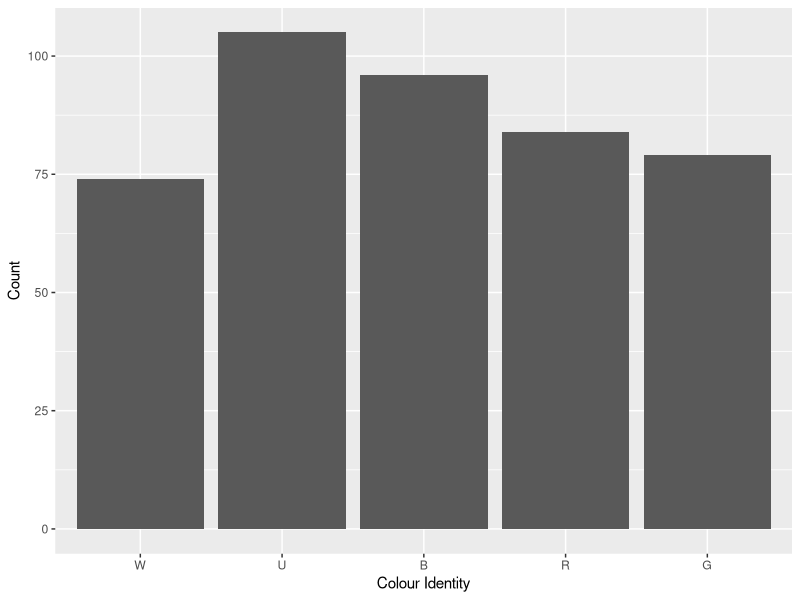
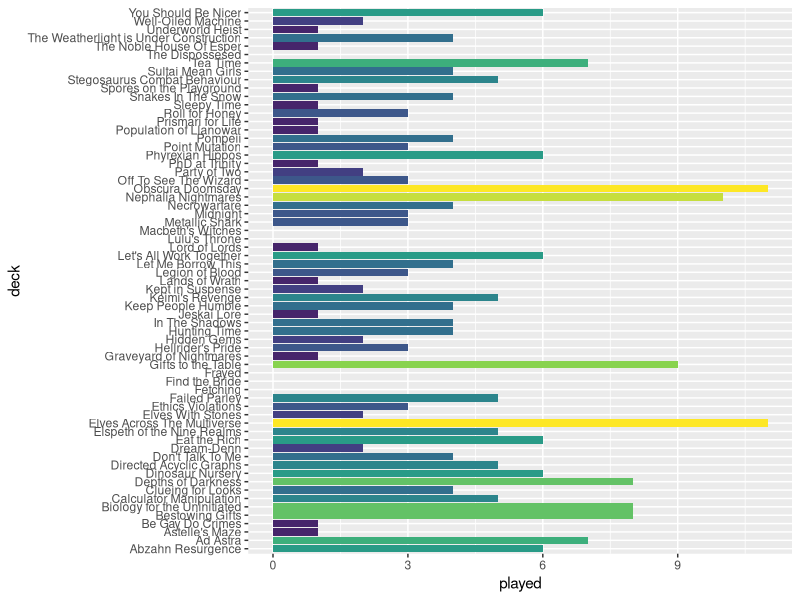
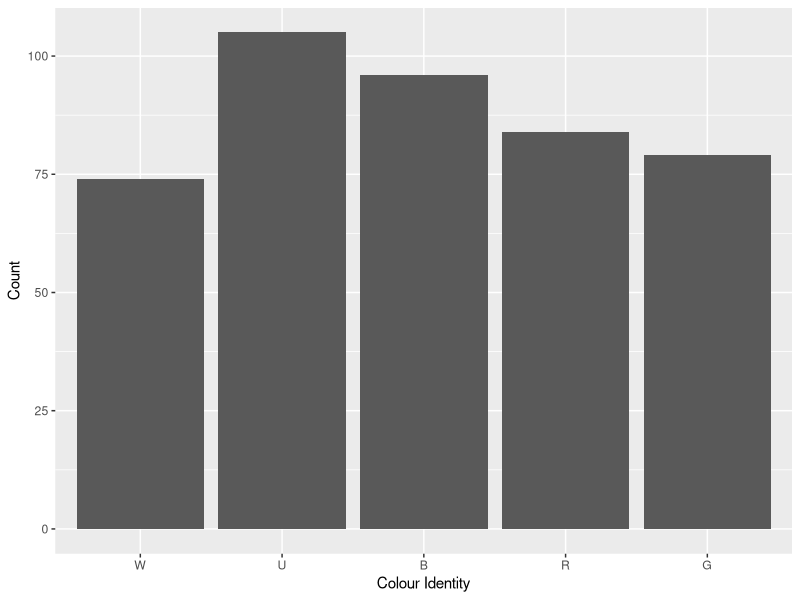
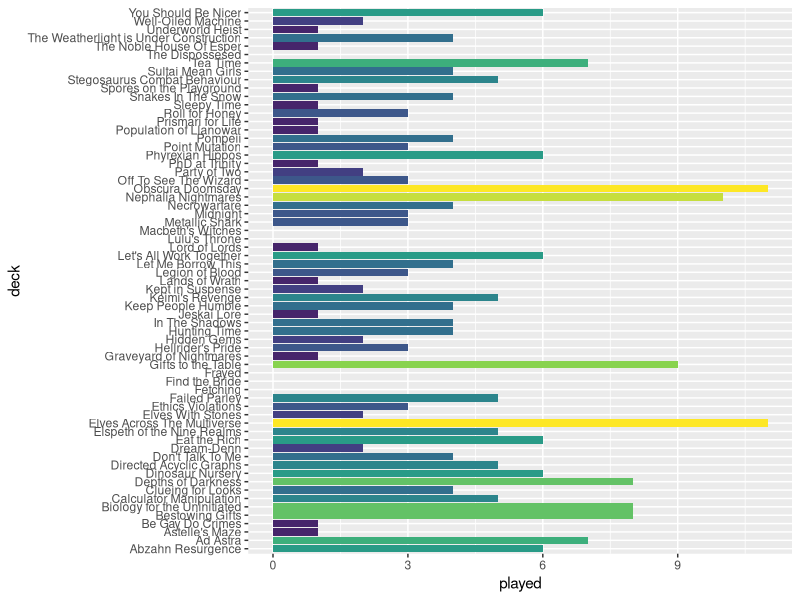

These charts were generated, in order, by the following R code:
library(forcats)
library(tidyverse)
library(viridis)

decks<-data.frame(structure(list(deck=character(),commander=character(),power=factor(),played=numeric(),priority=factor(),W=logical(),U=logical(),B=logical(),R=logical(),G=logical(),artist=character())))
decks<-decks%>%#priority 7: Tournament cEDH
  add_row(deck="Obscura Doomsday",commander="Toluz",power="10",played=11,priority="7",W=T,U=T,B=T,R=F,G=F,artist="Donato Giancola")%>% 
  add_row(deck="Sultai Mean Girls",commander="Sidisi",power="9",played=4,priority="7",W=F,U=T,B=T,R=F,G=T,artist="Karl Kopinski")%>%
  add_row(deck="The Weatherlight is Under Construction",commander="Jhoira",power="9",played=4,priority="7",W=F,U=T,B=F,R=T,G=F,artist="Lisa Heidhoff")%>%
  add_row(deck="Underworld Heist",commander="Cormela",power="9",played=1,priority="7",W=F,U=T,B=T,R=T,G=F,artist="Bram Sels")%>%# priority 6: LGS high power 
  add_row(deck="Depths of Darkness",commander="Thrasios & Reyhan",power="7",played=8,priority="6",W=F,U=T,B=T,R=F,G=T,artist="Josu Hernaiz,Chris Rallis") %>%
  add_row(deck="Nephalia Nightmares",commander="Jeleva",power="7",played=10,priority="6",W=F,U=T,B=T,R=T,G=F,artist="Cynthia Sheppard")%>% 
  # priority 5: LGS low power 
  add_row(deck="Astelle's Maze",commander="Nine-Fingers Keene",power="5",played=1,priority="5",W=F,U=T,B=T,R=F,G=T,artist="Nils Hamm")%>%
  add_row(deck="Ethics Violations",commander="Volrath",power="6",played=3,priority="5",W=F,U=T,B=T,R=F,G=T,artist="Heonhwa Choe")%>%
  add_row(deck="Failed Parley",commander="Phabine",power="5",played=5,priority="5",W=F,U=T,B=T,R=F,G=T,artist="Ryan Pancoast")%>%
  add_row(deck="Gifts to the Table",commander="Parnesse",power="6",played=9,priority="2",W=F,U=T,B=T,R=T,G=F,artist="Svetlin Velinov")%>%
  add_row(deck="Graveyard of Nightmares",commander="Beamtown Bullies",power="5",played=1,priority="5",W=F,U=F,B=T,R=T,G=T,artist="Tyler Jacobson")%>%
  add_row(deck="Hellrider's Pride",commander="Zevlor",power="5",played=3,priority="5",W=F,U=T,B=T,R=T,G=F,artist="David Rapoza")%>%
  add_row(deck="Keep People Humble",commander="Ivy",power="5",played=4,priority="5",W=F,U=T,B=F,R=F,G=T,artist="Evyn Fong") %>% 
  add_row(deck="Let Me Borrow This",commander="Yasova",power="5",played=4,priority="5",W=F,U=T,B=T,R=T,G=F,artist="Winona Nelson")%>%
  add_row(deck="Let's All Work Together",commander="Sen Triplets",power="6",played=6,priority="5",W=T,U=T,B=T,R=F,G=F,artist="Greg Staples")%>%
  add_row(deck="Party of Two",commander="Minthara",power="5",played=2,priority="5",W=T,U=F,B=T,R=F,G=F,artist="Evyn Fong")%>%
  add_row(deck="Point Mutation",commander="Otrimi",power="5",played=3,priority="5",W=T,U=T,B=F,R=F,G=T,artist="Victor Adame Minguez") %>%
  # priority 4: non-tournament cEDH 
  add_row(deck="Macbeth's Witches",commander="Jeska & Tymna",power="9",played=0,priority="4",W=T,U=F,B=T,R=T,G=F,artist="Yongjae Choi,Winona Nelson")%>% 
  add_row(deck="Metallic Shark",commander="Shabraz & Brallin",power="9",played=3,priority="4",W=F,U=T,B=T,R=T,G=F,artist="Paul Scott Canavanm,Paul Scott Canavan")%>%  
  add_row(deck="PhD at Trinity",commander="Marath",power="9",played=1,priority="4",W=T,U=F,B=F,R=T,G=T,artist="Tyler Jacobson")%>% 
  add_row(deck="Pompeii",commander="Gallia",power="9",played=4,priority="4",W=F,U=F,B=F,R=T,G=T,artist="Johannes Voss")%>% 
  # priority 3: pauper 
  add_row(deck="Challenger",commander="Mr Orfeo",power="4",played=1,priority="1",W=F,U=F,B=T,R=T,G=T,artist="Daarken")%>%
  # priority 2: Casual and Proxied 
  add_row(deck="Abzahn Resurgence",commander="Daghatar",power="6",played=6,priority="2",W=T,U=F,B=T,R=F,G=T,artist="Zack Stella")%>%
  add_row(deck="Ad Astra",commander="Belbe",power="8",played=7,priority="2",W=F,U=F,B=T,R=F,G=T,artist="Igor Kieryluk")%>%
  add_row(deck="Be Gay Do Crimes",commander="Vadrik",power="5",played=1,priority="2",W=F,U=T,B=F,R=T,G=F,artist="Kieran Yanner")%>%
  add_row(deck="Bestowing Gifts",commander="Kestia",power="5",played=8,priority="2",W=F,U=T,B=F,R=F,G=T,artist="Zezhou Chen")%>%
  add_row(deck="Biology for the Uninitiated",commander="Runo",power="5",played=8,priority="2",W=F,U=T,B=T,R=F,G=F,artist="Xiaobotong")%>%  
  add_row(deck="Calculator Manipulation",commander="Obeka",power="6",played=5,priority="2",W=F,U=T,B=T,R=T,G=F,artist="Jesper Ejsing")%>% 
  add_row(deck="Clueing for Looks",commander="Amareth",power="5",played=4,priority="5",W=T,U=T,B=F,R=F,G=T,artist="Lie Setiawan")%>% 
  add_row(deck="Dinosaur Nursery",commander="Gavi",power="6",played=6,priority="2",W=T,U=T,B=F,R=T,G=F,artist="Randy Vargas")%>%  
  add_row(deck="Directed Acyclic Graphs",commander="Alesha",power="5",played=5,priority="2",W=T,U=F,B=T,R=T,G=F,artist="Winona Nelson")%>%  
  add_row(deck="Don't Talk To Me",commander="Florian",power="5",played=4,priority="2",W=F,U=F,B=T,R=T,G=F,artist="Justine Cruz")%>% 
  add_row(deck="Dream-Denn",commander="Killian with Lurrus",power="5",played=2,priority="2",W=T,U=F,B=T,R=F,G=F,artist="Ryan Pancoast,Slawomir Maniak")%>%  
  add_row(deck="Eat the Rich",commander="Silvar & Trynn",power="6",played=6,priority="2",W=T,U=F,B=T,R=T,G=F,artist="Jesper Ejsing,Jesper Ejsing")%>%
  add_row(deck="Elspeth of the Nine Realms",commander="Koll",power="7",played=5,priority="2",W=T,U=F,B=F,R=T,G=F,artist="Bram Sels")%>%  
  add_row(deck="Elves Across The Multiverse",commander="Abomination of Llanowar",power="7",played=11,priority="2",W=F,U=F,B=T,R=F,G=T,artist="Vincent Proce")%>%  
  add_row(deck="Elves With Stones",commander="Akiri & Miara",power="6",played=2,priority="2",W=T,U=F,B=T,R=T,G=F,artist="David Gaillet,Johannes Voss")%>%  
  add_row(deck="Hidden Gems",commander="Kadena",power="5",played=2,priority="2",W=F,U=T,B=T,R=F,G=T,artist="Caio Monteiro")%>%
  add_row(deck="Hunting Time",commander="Neyith",power="6",played=4,priority="2",W=F,U=F,B=F,R=T,G=T,artist="Magali Villeneuve")%>%
  add_row(deck="In The Shadows",commander="Yennett",power="5",played=4,priority="2",W=T,U=T,B=T,R=F,G=F,artist="Chris Rahn")%>%
  add_row(deck="Jeskai Lore",commander="Shu Yun",power="5",played=1,priority="2",W=T,U=T,B=F,R=T,G=F,artist="David Gaillet")%>%
  add_row(deck="Keimi's Revenge",commander="Tatsunari",power="5",played=5,priority="2",W=F,U=T,B=T,R=F,G=T,artist="Justine Cruz")%>%
  add_row(deck="Kept in Suspense",commander="Illuna",power="5",played=2,priority="2",W=F,U=T,B=F,R=T,G=T,artist="Chris Rahn")%>%
  add_row(deck="Knives Out, Yavimaya!",commander="Meria",power="5",played=1,priority="1",W=F,U=F,B=F,R=T,G=T,artist="Aurore Folny")%>%
  add_row(deck="Lands of Wrath",commander="Aurelia",power="5",played=1,priority="2",W=T,U=F,B=F,R=T,G=F,artist="Slawomir Maniak")%>%  
  add_row(deck="Legion of Blood",commander="Licia",power="6",played=3,priority="2",W=T,U=F,B=T,R=T,G=F,artist="Magali Villeneuve")%>%  
  add_row(deck="Lord of Lords",commander="Miirym",power="5",played=1,priority="2",W=F,U=T,B=F,R=T,G=T,artist="Kekai Kotaki")%>%  
  add_row(deck="Midnight",commander="Nekusar",power="5",played=3,priority="2",W=F,U=T,B=T,R=T,G=F,artist="Mark Winters")%>%
  add_row(deck="Necrowarfare",commander="Gisa and Geralf",power="5",played=4,priority="2",W=F,U=T,B=T,R=F,G=F,artist="Karla Ortiz")%>%
  add_row(deck="Off To See The Wizard",commander="Inalla",power="5",played=3,priority="2",W=F,U=T,B=T,R=T,G=F,artist="Yongjae Choi")%>%
  add_row(deck="Phyrexian Hippos",commander="Perrie with Keruga",power="6",played=6,priority="2",W=T,U=T,B=F,R=F,G=T,artist="Joshua Raphael,Dan Scott") %>%
  add_row(deck="Population of Llanowar",commander="Allenal",power="5",played=1,priority="2",W=T,U=T,B=F,R=F,G=F,artist="Carly Mazur")%>%
  add_row(deck="Prismari for Life",commander="Galazeth Prismari",power="5",played=1,priority="2",W=F,U=T,B=F,R=T,G=F,artist="Iain McCaig")%>%
  add_row(deck="Roll for Honey",commander="Xira",power="5",played=3,priority="2",W=F,U=F,B=T,R=T,G=T,artist="Mila Pesic") %>%
  add_row(deck="Snakes In The Snow",commander="Jorn",power="6",played=4,priority="2",W=F,U=T,B=T,R=F,G=T,artist="Magali Villeneuve") %>%
  add_row(deck="Spores on the Playground",commander="Tana & Keskit",power="5",played=1,priority="2",W=F,U=T,B=T,R=F,G=T,artist="Magali Villeneuve,Yongjae Choi") %>% 
  add_row(deck="Stegosaurus Combat Behaviour",commander="Kalamax",power="2",played=5,priority="2",W=F,U=T,B=F,R=T,G=T,artist="Nicholas Gregory") %>%
  add_row(deck="Tea Time",commander="Dina",power="8",played=7,priority="2",W=F,U=F,B=T,R=F,G=T,artist="Chris Rahn")%>%
  add_row(deck="The Noble House Of Esper",commander="Sydri",power="5",played=1,priority="2",W=T,U=T,B=T,R=F,G=F,artist="Therese Nielsen")%>%
  add_row(deck="Weather The Storm",commander="Trelasarra",power="5",played=0,priority="1",W=T,U=F,B=F,R=F,G=T,artist="Kieran Yanner")%>%
  add_row(deck="You Should Be Nicer",commander="Atla",power="6",played=6,priority="2",W=T,U=F,B=F,R=T,G=T,artist="Ekaterina Burmak")%>%  #priority 1: unsleeved and unfinished
  add_row(deck="Allies of the Realm",commander="Mike & Lucas",power="5",played=0,priority="1",W=T,U=T,B=F,R=T,G=T,artist="Colin Boyer,Greg Staples")%>%
  add_row(deck="Amphibian Hugs",commander="Gor Muldrak",power="5",played=0,priority="1",W=F,U=T,B=F,R=F,G=T,artist="Steven Belledin")%>%
  add_row(deck="And They Were Roommates!",commander="Halana and Alena",power="5",played=0,priority="1",W=F,U=F,B=F,R=T,G=T,artist="Jason Rainville")%>%
  add_row(deck="At War",commander="Anax and Cymede",power="5",played=0,priority="1",W=T,U=F,B=F,R=T,G=F,artist="Willian Murai")%>%
  add_row(deck="Baby Bears",commander="Ruxa",power="5",played=0,priority="1",W=F,U=F,B=F,R=F,G=T,artist="Ilse Gort")%>%
  add_row(deck="Backstreet's Back",commander="Alena & Ravos",power="5",played=0,priority="1",W=T,U=F,B=T,R=T,G=F,artist="Zoltan Boros,Carmen Sinek")%>%
  add_row(deck="Bad Girl",commander="Auntie Blyte",power="5",played=0,priority="1",W=F,U=F,B=F,R=T,G=F,artist="Tatiana Kirgetova")%>%
  add_row(deck="Bad Vibes",commander="Mishra",power="5",played=0,priority="1",W=F,U=T,B=T,R=T,G=F,artist="Randy Vargas")%>%
  add_row(deck="Biggest Butts",commander="Sidar & Tevesh",power="6",played=0,priority="1",W=T,U=F,B=T,R=F,G=T,artist="Ryan Alexander Lee,Livia Prima")%>%
  add_row(deck="Bi Disasters",commander="Kamber & Laurine",power="5",played=0,priority="1",W=F,U=F,B=T,R=T,G=F,artist="Andrey Kuzinskiy,Andrey Kuzinskiy")%>%
  add_row(deck="Burnt Eart",commander="Erinis",power="5",played=0,priority="1",W=F,U=F,B=F,R=T,G=T,artist="Ioannis Fiore")%>%
  add_row(deck="Champion",commander="Mr. Orfeo",power="5",played=0,priority="1",W=F,U=F,B=T,R=T,G=T,artist="Justin Hernandez & Alexis Hernandez")%>%
  add_row(deck="Chaos for Everybody",commander="Sol'kanar",power="4",played=0,priority="1",W=F,U=T,B=T,R=T,G=F,artist="Richard Kane Ferguson")%>% 
  add_row(deck="Cloudy",commander="Vadrok",power="5",played=0,priority="1",W=T,U=T,B=F,R=T,G=F,artist="Jedruszek")%>% 
  add_row(deck="Collector's Edition",commander="Pharika",power="5",played=0,priority="1",W=F,U=F,B=T,R=F,G=T,artist="Jason A. Engle")%>% 
  add_row(deck="Council In Session",commander="Tivit",power="6",played=0,priority="1",W=T,U=T,B=T,R=F,G=F,artist="Chris Rahn")%>% 
  add_row(deck="Cull The Unworthy",commander="Tasigur",power="5",played=0,priority="1",W=F,U=T,B=T,R=F,G=T,artist="Chris Rahn")%>% 
  add_row(deck="Cursed Gold",commander="Lynde",power="4",played=0,priority="1",W=F,U=T,B=F,R=T,G=F,artist="Anna Steinbauer")%>%  
  add_row(deck="Dawnheart Graveyard",commander="Kathilda",power="5",played=0,priority="1",W=T,U=F,B=F,R=F,G=T,artist="Byran Sola")%>%
  add_row(deck="Defending Fblthp",commander="Fblthp",power="4",played=0,priority="1",W=F,U=T,B=F,R=F,G=F,artist="Jesper Ejsing")%>%
  add_row(deck="Descend into Madness",commander="Anhelo",power="4",played=0,priority="1",W=F,U=T,B=T,R=T,G=F,artist="Aurore Folny")%>%
  add_row(deck="Destiny & Chicken",commander="Khorvath & Sylvia",power="5",played=0,priority="1",W=T,U=F,B=F,R=T,G=F,artist="Carmen Sinek,Carmen Sinek")%>%
  add_row(deck="Distinguished Lesbians",commander="Beckett-Brass",power="5",played=0,priority="1",W=F,U=T,B=T,R=T,G=F,artist="Jason Rainville")%>%
  add_row(deck="Dominarian Waters",commander="Raff",power="5",played=0,priority="1",W=T,U=T,B=F,R=F,G=F,artist="Ivan Shavrin")%>% 
  add_row(deck="Doomsday Experiment",commander="Jan",power="9",played=0,priority="1",W=T,U=F,B=T,R=T,G=F,artist="Vladimir Krisetskiy")%>%
  add_row(deck="Doves & Peace",commander="Lavinia",power="9",played=0,priority="1",W=T,U=T,B=F,R=F,G=F,artist="Steven Belledin")%>% 
  add_row(deck="Drakes of Shandalar",commander="Alandra",power="5",played=0,priority="1",W=F,U=T,B=F,R=F,G=F,artist="Caroline Gariba")%>% 
  add_row(deck="Dynaheir's Honour Guard",commander="Dynaheir with Zira",power="5",played=0,priority="1",W=T,U=T,B=F,R=T,G=F,artist="Caroline Gariba,Jesper Ejsing")%>%   
  add_row(deck="Elven Garden",commander="Kianne",power="5",played=0,priority="1",W=F,U=T,B=F,R=F,G=T,artist="Ryan Pancoast")%>% 
  add_row(deck="Elvish Scavengers",commander="Nath",power="5",played=0,priority="1",W=F,U=F,B=T,R=F,G=T,artist="Kev Walker")%>% 
  add_row(deck="Exalted Glimpses",commander="Ayesha",power="5",played=0,priority="1",W=T,U=T,B=F,R=F,G=F,artist="Aurore Folny")%>%  
  add_row(deck="Exiled to Grixis",commander="Sedris",power="5",played=0,priority="1",W=F,U=T,B=T,R=T,G=F,artist="Ian Miller")%>%   
  add_row(deck="Faceless Weapons",commander="Vhal & Faceless One",power="5",played=0,priority="1",W=F,U=T,B=F,R=T,G=F,artist="David Gaillet,Gaboleps")%>% 
  add_row(deck="Fairytale Beast",commander="Uril",power="5",played=0,priority="1",W=F,U=T,B=T,R=F,G=T,artist="Jaime Jones")%>%
  add_row(deck="Field Ecology",commander="Lonis",power="6",played=0,priority="1",W=F,U=T,B=F,R=F,G=T,artist="Andrew Mar")%>%
  add_row(deck="Forest Awaken",commander="Anthousa",power="5",played=0,priority="1",W=F,U=F,B=F,R=F,G=T,artist="Howard Lyon")%>%
  add_row(deck="Friendship is Magic",commander="Tolsimir",power="5",played=0,priority="1",W=T,U=F,B=F,R=F,G=T,artist="Ryan Pancoast")%>%
  add_row(deck="Gaslight, Gatekeep, Girlboss",commander="Queen Marchesa",power="5",played=0,priority="1",W=T,U=F,B=T,R=T,G=F,artist="Peter Diamond")%>%
  add_row(deck="Gender is a Construct",commander="Alharu & Silas",power="5",played=0,priority="1",W=T,U=T,B=T,R=F,G=F,artist="Chris Rallis,Joseph Meehan")%>%
  add_row(deck="Giving Goats Away",commander="Zedruu",power="5",played=0,priority="1",W=T,U=T,B=F,R=T,G=F,artist="Mark Zug")%>%
  add_row(deck="Golem Zoology",commander="Ich-Tekik & Silas",power="5",played=0,priority="1",W=F,U=T,B=T,R=F,G=T, artist="Aleksi Briclot,Joseph Meehan")%>%
  add_row(deck="Gorm just wants to be held",commander="Virtus & Gorm",power="5",played=0,priority="1",W=F,U=F,B=T,R=F,G=T,artist="Johann Bodin,Johann Bodin")%>%
  add_row(deck="Graveyard Loops",commander="Varolz",power="5",played=0,priority="1",W=F,U=F,B=T,R=F,G=T,artist="Adam Paquette")%>%
  add_row(deck="Here Be Dragons",commander="Kykar",power="5",played=0,priority="1",W=T,U=T,B=F,R=T,G=F,artist="G-host Lee")%>%
  add_row(deck="Hush Now",commander="Kels",power="5",played=0,priority="1",W=F,U=T,B=T,R=F,G=F,artist="Magali Villeneuve")%>%
  add_row(deck="Hybrid Zone Ascendancy",commander="Rocco",power="5",played=0,priority="1",W=T,U=F,B=F,R=T,G=T,artist="Alix Branwyn")%>%
  add_row(deck="Illusions of Grandeur",commander="Tuvasa",power="5",played=0,priority="1",W=T,U=T,B=F,R=F,G=T,artist="Eric Deschamps")%>%
  add_row(deck="In a Flash",commander="Nymris",power="5",played=0,priority="1",W=F,U=T,B=T,R=F,G=F,artist="Johannes Voss")%>%
  add_row(deck="Itsy Bitsy Graveyard",commander="Ishkanah",power="5",played=0,priority="1",W=F,U=F,B=T,R=F,G=T,artist="Christine Choi")%>%
  add_row(deck="Jasmine Reads Adventures",commander="Jasmine",power="5",played=0,priority="1",W=T,U=F,B=F,R=F,G=T,artist="Bastien L. Deharme")%>%

  add_row(deck="Kithkin War",commander="Vikya",power="5",played=0,priority="1",W=T,U=F,B=F,R=T,G=F,artist="Zoltan Boros")%>%
  add_row(deck="Knights of the Shire",commander="Mazzy",power="5",played=0,priority="1",W=T,U=F,B=F,R=T,G=T,artist="Justyna Dura")%>%
  add_row(deck="Just a Glimpse",commander="Kenessos",power="5",played=0,priority="1",W=F,U=T,B=F,R=F,G=T,artist="Joshua Raphael")%>%
  add_row(deck="Leave Me Alone",commander="Xantcha",power="5",played=0,priority="1",W=F,U=F,B=T,R=T,G=0,artist="Mark Winters")%>%  
  add_row(deck="Maelstorm Angels",commander="Jenson",power="5",played=0,priority="1",W=T,U=T,B=T,R=T,G=T,artist="Livia Prima")%>%
  add_row(deck="Marine Genomics",commander="Damia",power="5",played=0,priority="1",W=F,U=T,B=T,R=F,G=T,artist="Steve Argyle")%>%
  add_row(deck="Midnight",commander="Nekusar",power="5",played=0,priority="1",W=T,U=T,B=T,R=T,G=F,artist="Mark Winters")%>%
  add_row(deck="Misery Business",commander="Queza",power="5",played=0,priority="1",W=T,U=T,B=T,R=F,G=F,artist="Julie Dillon")%>%
  add_row(deck="Necromancy in the Kitchen",commander="Colfenor",power="5",played=0,priority="1",W=F,U=T,B=T,R=F,G=T,artist="Filip Burburan")%>%
  add_row(deck="News of the Day",commander="Denry Klin",power="5",played=0,priority="1",W=T,U=T,B=F,R=F,G=F,artist="Aaron J. Riley")%>%
  add_row(deck="No Waking Up",commander="Nethroi with Kaheera",power="5",played=0,priority="1",W=T,U=F,B=T,R=F,G=T, artist="Slawomir Maniak,Ryan Pancoast")%>%
  add_row(deck="No, You Don't",commander="Merieke",power="5",played=0,priority="1",W=T,U=T,B=T,R=F,G=F,artist="Heather Hudson")%>%
  add_row(deck="Over The Hills",commander="Rubinia",power="5",played=0,priority="1",W=T,U=T,B=F,R=F,G=T,artist="Cynthia Sheppard")%>%
  add_row(deck="Painting Elves",commander="Kalain",power="5",played=0,priority="1",W=F,U=F,B=T,R=T,G=F,artist="Justine Cruz")%>%
  add_row(deck="Palaeovirology",commander="Mimeoplasm",power="5",played=0,priority="1",W=F,U=T,B=T,R=F,G=T,artist="Svetlin Velinov")%>%
  add_row(deck="Peace Amongst Dragons",commander="Phenax",power="5",played=0,priority="1",W=F,U=T,B=F,R=F,G=F,artist="Ryan Barger")%>%
  add_row(deck="Pillaging Ghosts",commander="Ramirez",power="5",played=0,priority="1",W=T,U=T,B=F,R=F,G=F,artist="Anna Steinbauer")%>%
  add_row(deck="Playing in the Snow",commander="Isu",power="5",played=0,priority="1",W=T,U=T,B=F,R=F,G=T,artist="Victor Adame Minguez")%>%
  add_row(deck="Poor Little Goblins",commander="Gut",power="4",played=0,priority="1",W=F,U=F,B=T,R=T,G=F,artist="Wayne Reynolds")%>% 
  add_row(deck="Pot of Honey",commander="Wilson & Feywild Visitor",power="5",played=0,priority="1",W=T,U=T,B=F,R=F,G=F,artist="Ilse Gort,Johann Bodin")%>%
  add_row(deck="Pride was a Riot",commander="Kynaios & Tiro",power="5",played=0,priority="1",W=T,U=T,B=F,R=T,G=T,artist="Willian Murai")%>%
  add_row(deck="Pyramid of Zombies",commander="Temmet",power="5",played=0,priority="1",W=T,U=T,B=F,R=F,G=F,artist="Anna Steinbauer")%>%
  add_row(deck="Release the Gremlins",commander="Wasitora",power="5",played=0,priority="1",W=F,U=F,B=T,R=T,G=T,artist="Cynthia Sheppard") %>%
  add_row(deck="Remember, Remember",commander="Geist of Saint Traft",power="5",played=0,priority="1",W=F,U=T,B=T,R=F,G=T,artist="Igor Kieryluk") %>%
  add_row(deck="Remember the Fallen",commander="Rayami",power="5",played=0,priority="1",W=F,U=T,B=T,R=F,G=T,artist="Kieran Yanner") %>%
  add_row(deck="Responsible Fieldwork",commander="Quintorius",power="5",played=0,priority="1",W=T,U=F,B=F,R=T,G=F,artist="Bryan Sola")%>%
  add_row(deck="Return from the Deep",commander="Vohar",power="5",played=0,priority="1",W=F,U=T,B=T,R=F,G=F,artist="Nino Vecia") %>%
  add_row(deck="Rogues in the Night",commander="Krydle",power="5",played=0,priority="1",W=F,U=T,B=F,R=F,G=F,artist="Bryan Sola")%>%
  add_row(deck="Royal Snowball",commander="Queen Marchesa",power="8",played=0,priority="1",W=T,U=F,B=T,R=T,G=F,artist="Kieran Yanner")%>%
  add_row(deck="Runic Lore",commander="Gretchen",power="9",played=0,priority="1",W=F,U=T,B=F,R=T,G=T,artist="Mila Pesic")%>%
  add_row(deck="Sands of the Forgotten",commander="Hazezon",power="5",played=0,priority="1",W=T,U=F,B=F,R=T,G=T,artist="Bryan Sola") %>%
  add_row(deck="Searching...",commander="Etrata",power="5",played=0,priority="1",W=F,U=T,B=F,R=F,G=F,artist="Bastien L. Deharme")%>%
  add_row(deck="Second Breakfast",commander="Piru",power="5",played=0,priority="1",W=T,U=F,B=T,R=T,G=F,artist="Greg Staples") %>%
  add_row(deck="Shattergang Revenge",commander="Shattergang",power="6",played=0,priority="1",W=F,U=F,B=T,R=T,G=T,artist="Kev Walker")%>%
  add_row(deck="Shrines to the Death",commander="Ghen",power="6",played=0,priority="1",W=T,U=F,B=T,R=T,G=F,artist="Kieran Yanner")%>%
  add_row(deck="Sleepy Time",commander="Timin & Rhoda",power="5",played=1,priority="0",W=T,U=T,B=F,R=F,G=F,artist="Randy Vargas,Randy Vargas")%>%
  add_row(deck="Solve for X",commander="Zaxara",power="5",played=0,priority="1",W=F,U=T,B=T,R=F,G=T,artist="Simon Dominic") %>%
  add_row(deck="Stromkirk Vampires",commander="Evelyn",power="5",played=0,priority="1",W=F,U=T,B=T,R=T,G=F,artist="Marta Nael") %>%
  add_row(deck="The Ashnod Institute for Myr Research",commander="Ashnod",power="5",played=0,priority="1",W=F,U=T,B=T,R=T,G=F,artist="Kieran Yanner")%>%
  add_row(deck="The Stacl is Your Wonderland",commander="Neera",power="5",played=0,priority="1",W=F,U=T,B=F,R=T,G=F,artist="Pauline Voss")%>%
  add_row(deck="The Saga of Abdel",commander="Abdel & Cloakwood Hermit",power="5",played=0,priority="1",W=T,U=F,B=F,R=F,G=T,artist="Karl Kopinski,Karl Kopinski")%>%  
  add_row(deck="There Can Only Be One Guardian",commander="Ghave",power="5",played=0,priority="1",W=T,U=F,B=T,R=F,G=T,artist="James Paick")%>%  
  add_row(deck="Tron Union",commander="Self-Assembler",power="5",played=0,priority="1",W=F,U=F,B=F,R=F,G=F,artist="Toraji")%>%  
  add_row(deck="True Love",commander="Regna & Krav",power="5",played=0,priority="1",W=T,U=F,B=T,R=F,G=F,artist="Randy Vargas,Randy Vargas")%>%  
  add_row(deck="Trust the Process",commander="Ukkima & Cazur",power="9",played=0,priority="1",W=F,U=T,B=T,R=F,G=T,artist="Daarken,Daarken")%>%
  add_row(deck="The Secret Life of Hell",commander="Raphael",power="5",played=0,priority="1",W=F,U=F,B=T,R=T,G=F,artist="Livia Prima")%>%  
  add_row(deck="Undercity Expedition",commander="Tocasia",power="5",played=0,priority="1",W=T,U=T,B=F,R=F,G=T,artist="Lie Setiawan")%>%  
  add_row(deck="Unspeakable Horrors",commander="Kodama & Ghost of Ramirez",power="5",played=0,priority="1",W=F,U=T,B=F,R=F,G=T,artist="Daarken,Grzegorz Rutkowski")%>%  
  add_row(deck="Welcome to the Circus",commander="Magar",power="5",played=0,priority="1",W=F,U=F,B=T,R=T,G=F,artist="Tomek Larek")%>%
  add_row(deck="Where Are My Lesbians?",commander="Ikra & Kydele ",power="5",played=0,priority="1",W=F,U=T,B=T,R=F,G=T,artist="Josu Hernaiz,Bastien L. Deharme")%>%
  add_row(deck="Wizards of the Land",commander="Zimone",power="5",played=0,priority="1",W=F,U=T,B=F,R=F,G=T,artist="Ryan Pancoast")%>%
  add_row(deck="Women in STEM",commander="Sophina & Cecily",power="5",played=0,priority="1",W=T,U=T,B=T,R=T,G=F,artist="Bartek Fedyczak,Anastasia Balakchina")%>%
  add_row(deck="You're Gonna Need Some Secularism",commander="Sarevok with Noble Heritage0",power="5",played=0,priority="1",W=T,U=F,B=T,R=F,G=F,artist="Ben Hill,Dallas Williams")%>%# priority: 0 no buying cards for this (proxy free)
  add_row(deck="Fetching",commander="Pako & Haldane",power="5",played=0,priority="0",W=F,U=T,B=F,R=T,G=T,artist="Manuel Castañón,Manuel Castañón")%>%
  add_row(deck="Find the Bride",commander="Korvold",power="5",played=0,priority="0",W=F,U=F,B=T,R=T,G=T,artist="Wisnu Tan")%>%
  add_row(deck="Frayed",commander="Eruth",power="5",played=0,priority="0",W=F,U=T,B=F,R=T,G=F,artist="Paul Jackson")%>%
  add_row(deck="Lulu's Throne",commander="Lulu & Feywild Visitor",power="5",played=0,priority="0",W=T,U=T,B=F,R=F,G=0,artist="Jakob Eirich,Johann Bodin")%>%
  add_row(deck="The Dispossesed",commander="Meren",power="5",played=0,priority="0",W=T,U=T,B=T,R=T,G=F,artist="Mark Winters")%>%
  add_row(deck="Top of the World",commander="Elsha of the Inifinte",power="5",played=0,priority="1",W=T,U=T,B=F,R=T,G=F,artist="G-host Lee")%>%
  add_row(deck="Well-Oiled Machine",commander="Rona",power="5",played=2,priority="0",W=F,U=T,B=T,R=F,G=F,artist="Ryan Alexander Lee")%>%# priority: NA retired 
add_row(deck="Hot Girl Summer",commander="Jeska & Tymna",power="9",played=12,priority=NA,W=T,U=F,B=T,R=T,G=F,artist="Yongjae Choi,Winona Nelson")

decks%>%filter(W==T & B==T & R==T)
# colour distibution
W<-decks%>%filter(W==T)%>%count()%>%pull(n)
U<-decks%>%filter(U==T)%>%count()%>%pull(n)
B<-decks%>%filter(B==T)%>%count()%>%pull(n)
R<-decks%>%filter(R==T)%>%count()%>%pull(n)
G<-decks%>%filter(G==T)%>%count()%>%pull(n)
colour<-c(W,U,B,R,G)
identity<-c("W","U","B","R","G")
colours<-cbind(colour,identity)
colours<-as.data.frame(colours)
colours<-colours%>%mutate(colour=as.numeric(colour))
col<-colours%>%ggplot(aes(x=fct_inorder(identity),colour))+
          geom_bar(stat="identity")+
          xlab("Colour Identity")+
          ylab("Count")
col 
ggsave("col.png")

#deck stats 
games<-decks%>%filter(priority!="1"&!is.na(priority))%>%ggplot(aes(played,deck,fill=played))+
        geom_bar(stat="identity")+
        scale_fill_viridis_c()+
        theme(legend.position="none")
games
ggsave(filename ="played.png",width=3000,height =2255, dpi=300,units="px",device='png')
head(decks)
# powerlevel
decks%>%filter(priority!="0")%>%group_by(power)%>%count()
# playable decks
decks%>%filter(priority!="1"&!is.na(priority))%>%count()

buildme<-decks%>%filter(priority=="1")
buildme%>%pull(commander)
# wishlist (This is currently a little behind)

proxies<- as.data.frame(read.csv("proxies.csv",header=T))
proxies%>%dplyr::filter(str_detect(Decks,"Atla Palani"))%>%pull(Card)# example looking for cards I need to Atla 

artists<-decks%>%separate_rows(artist,sep=',')%>%group_by(artist)%>%summarise(n=n())%>%arrange(desc(n))
artists
decks%>%dplyr::filter(str_detect(artist,"Jesper Ejsing"))%>%arrange(commander)%>%pull(commander)

# filter by colour
decks%>%dplyr::filter(B==T)%>%pull(commander)
